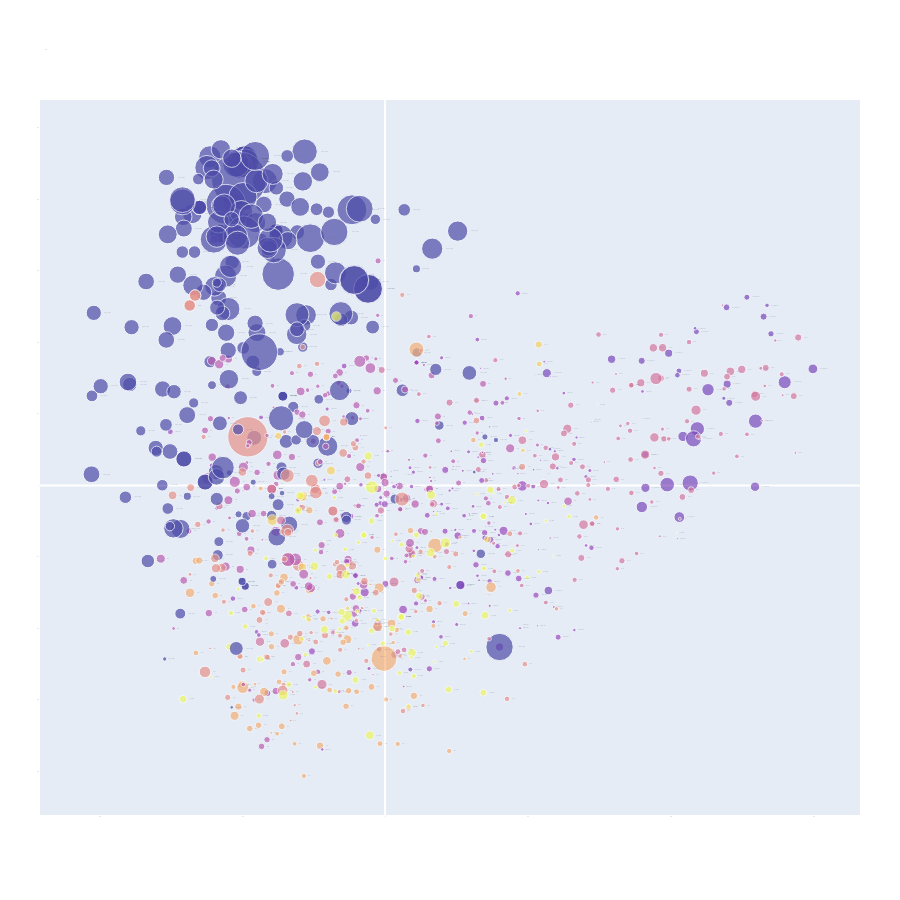

Here is the notebook cell this chart was saved with:
### Code cell
get2Plot(mergePCA(df,df_embed,2),title='test',colour_col='genre_coding',label_col='genre',font=1,sizing_factor=df_merge.lyric_count_norm)

### Figure 1 — Plotly figure (JSON) as saved in the notebook; plotly's stock layout.template omitted (floating-point values rounded to 4 significant figures; data arrays with more than 128 entries replaced by an {"elided": "..."} marker saying what was removed)
{"data": [{"marker": {"color": {"elided": "1064 int values"}, "size": {"elided": "1064 float values"}}, "mode": "markers+text", "name": "False", "opacity": 0.7, "text": {"elided": "1064 str values"}, "textposition": "middle right", "type": "scatter", "visible": true, "x": {"elided": "1064 float values"}, "y": {"elided": "1064 float values"}}], "layout": {"autosize": false, "font": {"family": "Open Sans", "size": 1}, "height": 900, "margin": {"b": 85, "l": 40, "pad": 0, "r": 40, "t": 100}, "showlegend": false, "title": {"text": "test"}, "width": 900, "xaxis": {"showgrid": false, "showline": true, "showticklabels": true, "title": {"text": ""}, "zeroline": true}, "yaxis": {"showgrid": false, "showline": true, "showticklabels": true, "title": {"text": ""}, "zeroline": true}}}
